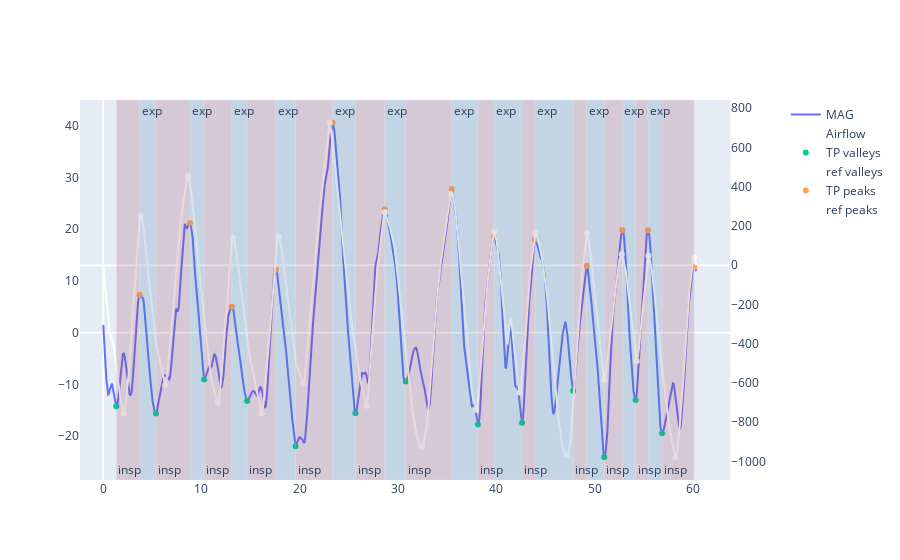

This figure's notebook cell:
### Code cell
activity="UAR"
id="1BST" 
# not intercalated!!
plot_resp_param(data, overview, id=id, activity=activity)
overview[id][activity]["MAG"]["tI (s)"] - overview[id][activity]["MAG"]["tI airflow (s)"]

### Figure 1 — Plotly figure (JSON) as saved in the notebook; plotly's stock layout.template omitted (floating-point values rounded to 4 significant figures; data arrays with more than 128 entries replaced by an {"elided": "..."} marker saying what was removed)
{"data": [{"name": "MAG", "type": "scatter", "x": {"elided": "6032 float values"}, "y": {"elided": "6032 float values"}}, {"line": {"color": "white"}, "name": "Airflow", "type": "scatter", "x": {"elided": "6032 float values"}, "xaxis": "x", "y": {"elided": "6032 float values"}, "yaxis": "y2"}, {"mode": "markers", "name": "TP valleys", "type": "scatter", "x": [1.33, 5.36, 10.26, 14.64, 19.57, 25.67, 30.79, 38.12, 42.61, 47.81, 50.98, 54.17, 56.86], "y": [-14.24, -15.64, -9.036, -13.22, -21.93, -15.59, -9.413, -17.72, -17.42, -11.2, -24.07, -13.01, -19.44]}, {"marker": {"color": "white"}, "mode": "markers", "name": "ref valleys", "type": "scatter", "x": [2.1, 6.31, 11.66, 16.12, 20.36, 26.78, 32.43, 37.95, 42.37, 47.17, 50.99, 54.28, 58.25], "xaxis": "x", "y": [-755.6, -610.4, -698.0, -756.0, -601.7, -715.6, -927.8, -736.6, -648.9, -966.3, -586.3, -488.6, -978.4], "yaxis": "y2"}, {"mode": "markers", "name": "TP peaks", "type": "scatter", "x": [3.7, 8.84, 13.09, 17.57, 23.33, 28.64, 35.46, 39.76, 43.93, 49.18, 52.83, 55.43, 60.13], "y": [7.343, 21.21, 5.018, 12.18, 40.57, 23.83, 27.74, 18.54, 18.0, 12.91, 19.82, 19.8, 12.63]}, {"marker": {"color": "white"}, "mode": "markers", "name": "ref peaks", "type": "scatter", "x": [3.8, 8.61, 13.22, 17.85, 23.03, 28.63, 35.35, 39.77, 43.98, 49.24, 52.75, 55.48, 60.12], "xaxis": "x", "y": [251.0, 454.8, 138.0, 145.9, 725.2, 269.7, 362.4, 171.8, 164.4, 164.0, 55.77, 47.68, 41.06], "yaxis": "y2"}], "layout": {"annotations": [{"showarrow": false, "text": "exp", "x": 3.7, "xanchor": "left", "xref": "x", "y": 1, "yanchor": "top", "yref": "y domain"}, {"showarrow": false, "text": "exp", "x": 8.84, "xanchor": "left", "xref": "x", "y": 1, "yanchor": "top", "yref": "y domain"}, {"showarrow": false, "text": "exp", "x": 13.09, "xanchor": "left", "xref": "x", "y": 1, "yanchor": "top", "yref": "y domain"}, {"showarrow": false, "text": "exp", "x": 17.57, "xanchor": "left", "xref": "x", "y": 1, "yanchor": "top", "yref": "y domain"}, {"showarrow": false, "text": "exp", "x": 23.33, "xanchor": "left", "xref": "x", "y": 1, "yanchor": "top", "yref": "y domain"}, {"showarrow": false, "text": "exp", "x": 28.64, "xanchor": "left", "xref": "x", "y": 1, "yanchor": "top", "yref": "y domain"}, {"showarrow": false, "text": "exp", "x": 35.46, "xanchor": "left", "xref": "x", "y": 1, "yanchor": "top", "yref": "y domain"}, {"showarrow": false, "text": "exp", "x": 39.76, "xanchor": "left", "xref": "x", "y": 1, "yanchor": "top", "yref": "y domain"}, {"showarrow": false, "text": "exp", "x": 43.93, "xanchor": "left", "xref": "x", "y": 1, "yanchor": "top", "yref": "y domain"}, {"showarrow": false, "text": "exp", "x": 49.18, "xanchor": "left", "xref": "x", "y": 1, "yanchor": "top", "yref": "y domain"}, {"showarrow": false, "text": "exp", "x": 52.83, "xanchor": "left", "xref": "x", "y": 1, "yanchor": "top", "yref": "y domain"}, {"showarrow": false, "text": "exp", "x": 55.43, "xanchor": "left", "xref": "x", "y": 1, "yanchor": "top", "yref": "y domain"}, {"showarrow": false, "text": "insp", "x": 1.33, "xanchor": "left", "xref": "x", "y": 0, "yanchor": "bottom", "yref": "y domain"}, {"showarrow": false, "text": "insp", "x": 5.36, "xanchor": "left", "xref": "x", "y": 0, "yanchor": "bottom", "yref": "y domain"}, {"showarrow": false, "text": "insp", "x": 10.26, "xanchor": "left", "xref": "x", "y": 0, "yanchor": "bottom", "yref": "y domain"}, {"showarrow": false, "text": "insp", "x": 14.64, "xanchor": "left", "xref": "x", "y": 0, "yanchor": "bottom", "yref": "y domain"}, {"showarrow": false, "text": "insp", "x": 19.57, "xanchor": "left", "xref": "x", "y": 0, "yanchor": "bottom", "yref": "y domain"}, {"showarrow": false, "text": "insp", "x": 25.67, "xanchor": "left", "xref": "x", "y": 0, "yanchor": "bottom", "yref": "y domain"}, {"showarrow": false, "text": "insp", "x": 30.79, "xanchor": "left", "xref": "x", "y": 0, "yanchor": "bottom", "yref": "y domain"}, {"showarrow": false, "text": "insp", "x": 38.12, "xanchor": "left", "xref": "x", "y": 0, "yanchor": "bottom", "yref": "y domain"}, {"showarrow": false, "text": "insp", "x": 42.61, "xanchor": "left", "xref": "x", "y": 0, "yanchor": "bottom", "yref": "y domain"}, {"showarrow": false, "text": "insp", "x": 47.81, "xanchor": "left", "xref": "x", "y": 0, "yanchor": "bottom", "yref": "y domain"}, {"showarrow": false, "text": "insp", "x": 50.98, "xanchor": "left", "xref": "x", "y": 0, "yanchor": "bottom", "yref": "y domain"}, {"showarrow": false, "text": "insp", "x": 54.17, "xanchor": "left", "xref": "x", "y": 0, "yanchor": "bottom", "yref": "y domain"}, {"showarrow": false, "text": "insp", "x": 56.86, "xanchor": "left", "xref": "x", "y": 0, "yanchor": "bottom", "yref": "y domain"}], "shapes": [{"fillcolor": "#4179A0", "line": {"color": "white", "width": 0.2}, "opacity": 0.2, "type": "rect", "x0": 3.7, "x1": 5.36, "xref": "x", "y0": 0, "y1": 1, "yref": "y domain"}, {"fillcolor": "#4179A0", "line": {"color": "white", "width": 0.2}, "opacity": 0.2, "type": "rect", "x0": 8.84, "x1": 10.26, "xref": "x", "y0": 0, "y1": 1, "yref": "y domain"}, {"fillcolor": "#4179A0", "line": {"color": "white", "width": 0.2}, "opacity": 0.2, "type": "rect", "x0": 13.09, "x1": 14.64, "xref": "x", "y0": 0, "y1": 1, "yref": "y domain"}, {"fillcolor": "#4179A0", "line": {"color": "white", "width": 0.2}, "opacity": 0.2, "type": "rect", "x0": 17.57, "x1": 19.57, "xref": "x", "y0": 0, "y1": 1, "yref": "y domain"}, {"fillcolor": "#4179A0", "line": {"color": "white", "width": 0.2}, "opacity": 0.2, "type": "rect", "x0": 23.33, "x1": 25.67, "xref": "x", "y0": 0, "y1": 1, "yref": "y domain"}, {"fillcolor": "#4179A0", "line": {"color": "white", "width": 0.2}, "opacity": 0.2, "type": "rect", "x0": 28.64, "x1": 30.79, "xref": "x", "y0": 0, "y1": 1, "yref": "y domain"}, {"fillcolor": "#4179A0", "line": {"color": "white", "width": 0.2}, "opacity": 0.2, "type": "rect", "x0": 35.46, "x1": 38.12, "xref": "x", "y0": 0, "y1": 1, "yref": "y domain"}, {"fillcolor": "#4179A0", "line": {"color": "white", "width": 0.2}, "opacity": 0.2, "type": "rect", "x0": 39.76, "x1": 42.61, "xref": "x", "y0": 0, "y1": 1, "yref": "y domain"}, {"fillcolor": "#4179A0", "line": {"color": "white", "width": 0.2}, "opacity": 0.2, "type": "rect", "x0": 43.93, "x1": 47.81, "xref": "x", "y0": 0, "y1": 1, "yref": "y domain"}, {"fillcolor": "#4179A0", "line": {"color": "white", "width": 0.2}, "opacity": 0.2, "type": "rect", "x0": 49.18, "x1": 50.98, "xref": "x", "y0": 0, "y1": 1, "yref": "y domain"}, {"fillcolor": "#4179A0", "line": {"color": "white", "width": 0.2}, "opacity": 0.2, "type": "rect", "x0": 52.83, "x1": 54.17, "xref": "x", "y0": 0, "y1": 1, "yref": "y domain"}, {"fillcolor": "#4179A0", "line": {"color": "white", "width": 0.2}, "opacity": 0.2, "type": "rect", "x0": 55.43, "x1": 56.86, "xref": "x", "y0": 0, "y1": 1, "yref": "y domain"}, {"fillcolor": "#A0415D", "line": {"color": "white", "width": 0.2}, "opacity": 0.2, "type": "rect", "x0": 1.33, "x1": 3.7, "xref": "x", "y0": 0, "y1": 1, "yref": "y domain"}, {"fillcolor": "#A0415D", "line": {"color": "white", "width": 0.2}, "opacity": 0.2, "type": "rect", "x0": 5.36, "x1": 8.84, "xref": "x", "y0": 0, "y1": 1, "yref": "y domain"}, {"fillcolor": "#A0415D", "line": {"color": "white", "width": 0.2}, "opacity": 0.2, "type": "rect", "x0": 10.26, "x1": 13.09, "xref": "x", "y0": 0, "y1": 1, "yref": "y domain"}, {"fillcolor": "#A0415D", "line": {"color": "white", "width": 0.2}, "opacity": 0.2, "type": "rect", "x0": 14.64, "x1": 17.57, "xref": "x", "y0": 0, "y1": 1, "yref": "y domain"}, {"fillcolor": "#A0415D", "line": {"color": "white", "width": 0.2}, "opacity": 0.2, "type": "rect", "x0": 19.57, "x1": 23.33, "xref": "x", "y0": 0, "y1": 1, "yref": "y domain"}, {"fillcolor": "#A0415D", "line": {"color": "white", "width": 0.2}, "opacity": 0.2, "type": "rect", "x0": 25.67, "x1": 28.64, "xref": "x", "y0": 0, "y1": 1, "yref": "y domain"}, {"fillcolor": "#A0415D", "line": {"color": "white", "width": 0.2}, "opacity": 0.2, "type": "rect", "x0": 30.79, "x1": 35.46, "xref": "x", "y0": 0, "y1": 1, "yref": "y domain"}, {"fillcolor": "#A0415D", "line": {"color": "white", "width": 0.2}, "opacity": 0.2, "type": "rect", "x0": 38.12, "x1": 39.76, "xref": "x", "y0": 0, "y1": 1, "yref": "y domain"}, {"fillcolor": "#A0415D", "line": {"color": "white", "width": 0.2}, "opacity": 0.2, "type": "rect", "x0": 42.61, "x1": 43.93, "xref": "x", "y0": 0, "y1": 1, "yref": "y domain"}, {"fillcolor": "#A0415D", "line": {"color": "white", "width": 0.2}, "opacity": 0.2, "type": "rect", "x0": 47.81, "x1": 49.18, "xref": "x", "y0": 0, "y1": 1, "yref": "y domain"}, {"fillcolor": "#A0415D", "line": {"color": "white", "width": 0.2}, "opacity": 0.2, "type": "rect", "x0": 50.98, "x1": 52.83, "xref": "x", "y0": 0, "y1": 1, "yref": "y domain"}, {"fillcolor": "#A0415D", "line": {"color": "white", "width": 0.2}, "opacity": 0.2, "type": "rect", "x0": 54.17, "x1": 55.43, "xref": "x", "y0": 0, "y1": 1, "yref": "y domain"}, {"fillcolor": "#A0415D", "line": {"color": "white", "width": 0.2}, "opacity": 0.2, "type": "rect", "x0": 56.86, "x1": 60.13, "xref": "x", "y0": 0, "y1": 1, "yref": "y domain"}], "xaxis": {"anchor": "y", "domain": [0, 0.94], "showgrid": false}, "yaxis": {"anchor": "x", "domain": [0, 1], "showgrid": false}, "yaxis2": {"anchor": "x", "overlaying": "y", "showgrid": false, "side": "right"}}}
